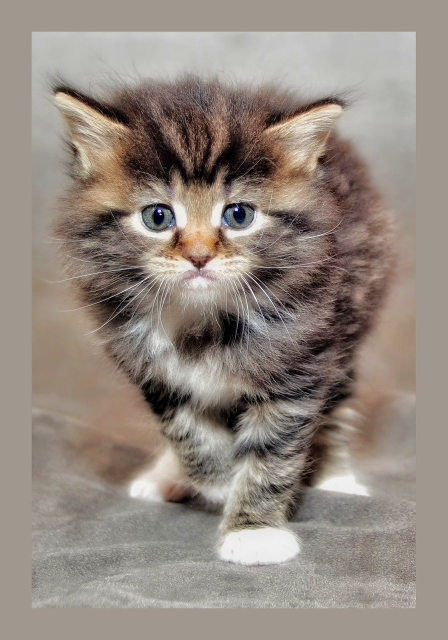
#> input picture lecture-1/ml-lecture-1-P1-SS24/cat.jpg, 895 x 1280 px (shown at 1/2 size)
$ python helper_functions.py
#> lines starting #> are read from the running program, lines starting #| are printed output that depends on the picture; long printed decimals are rounded
import numpy as np
import matplotlib.pyplot as plt
from sklearn import datasets
import time
import random
import math
from plot_functions import visualize_scalar_product_2D, get_angle
import random
from PIL import Image, ImageOps


# [19 lines left out: function generate_random_vector, not called in this run]


def flatten_matrix(x1):
    """
    Transforms a n_1 x n_2 x ... x n_m matrix into a vector of length n_1 * n_2 * ... * n_m
    :param x1: The matrix
    :return: The flattened vector
    """
    x1 = np.resize(x1, (x1.size))
    return x1


# Helper function to define the inner product.
def inner_prod(x1, x2, use_numpy=False):
    """
    Computes the inner product of two vectors
    :param x1: first vector
    :param x2: second vector
    :return: the inner product
    """
    # assert len(x1) == len(x2), "Error, cannot compute the inner product because the vector lengths are not equal" #TBC later if hv time
    p = 0 # TODO: Overwrite this value with your implementation
    if not use_numpy:
        sum = 0
        for i in range(0, len(x1)):
            sum += x1[i]* x2[i]

        p = sum

    else:

        p = np.inner(x1,x2)

    return p


# Helper function to determine the magnitude of a vector
def mag(x, use_numpy=False):
    """
    Computes the magnitude of a vector
    :param x: the vector
    :return: the magnitude of the vector
    """
    m = 0 # TODO: Overwrite this value with your implementation
    if use_numpy is False:
        sum = 0

        for i in range(0, len(x)):
            sum += (x[i])**2

        m = math.sqrt(sum)

    else:

        m = np.linalg.norm(x)

    return m


# Helper function to determine the radius of a set of points
# [94 lines left out: functions get_radius, vector_rotate2D, gen_lin_sep_dataset, normalize_2d, project_2D, plot_inner_product, not called in this run]


def load_image(filename="cat.jpg", scale_to_size=None, grayscale=True):
    image = Image.open(filename)
    if scale_to_size is not None:
        image = image.resize(scale_to_size)
    if grayscale:
        image = ImageOps.grayscale(image)
    data = np.asarray(image, dtype=float)
    return data


def show_image(numpy_image, scale_to_width=200):
    image = Image.fromarray((numpy_image * 255).astype(np.uint8))
    # image = Image.fromarray(numpy_image)
    scale_factor = scale_to_width / image.size[0]
    image = ImageOps.scale(image, scale_factor, resample=Image.BOX)
    image.show()

# [6 lines of commented-out code are left out]


def compute_angle(x1, x2):
    """
    Computes the angle (in degrees) between two vectors.
    :param x1: the first vector
    :param x2: the second vector
    :return: the angle in degrees
    """
    # ang = 45 # TODO: overwrite this value with your implementation
    # <START Your code here>

    x1_x2 = inner_prod(x1,x2)

    ang = math.acos(x1_x2 / (mag(x1) * mag(x2)))

    # <END Your code here>
    return ang

# [14 lines of commented-out code are left out]

x1 = load_image(filename="cat.jpg", scale_to_size=(100, 100))
#> in load_image, image is the input picture: PIL image 895x1280 RGB; mean R, G, B 147.7, 137.2, 128.2
#> in load_image, `image = image.resize(scale_to_size)`:
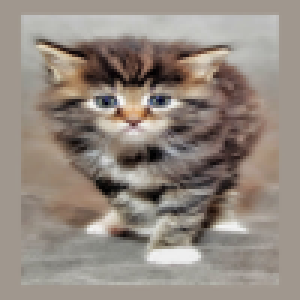
#> image: PIL image 100x100 RGB (shown 3 times larger); mean R, G, B 147.7, 137.2, 128.2
#> in load_image, `image = ImageOps.grayscale(image)`:
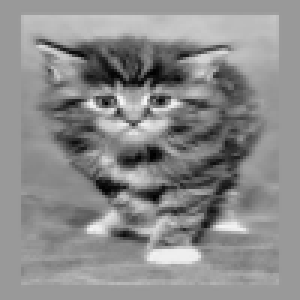
#> image: PIL image 100x100 L (shown 3 times larger); min 0, max 246, mean 139.4
x2 = load_image(filename="dog.jpg", scale_to_size=(100, 100))
#> call 2 of load_image, with filename = 'dog.jpg', scale_to_size = (100, 100), grayscale = True
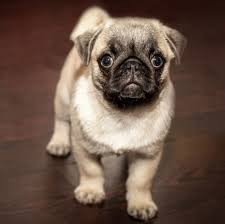
#> input picture lecture-1/ml-lecture-1-P1-SS24/dog.jpg, 225 x 224 px
#> in load_image, image is the input picture: PIL image 225x224 RGB; mean R, G, B 106.2, 84.1, 71.7
#> in load_image (call 2), `image = image.resize(scale_to_size)`:
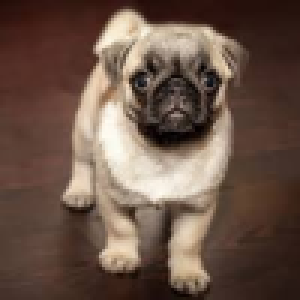
#> image: PIL image 100x100 RGB (shown 3 times larger); mean R, G, B 106.2, 84.1, 71.7
#> in load_image (call 2), `image = ImageOps.grayscale(image)`:
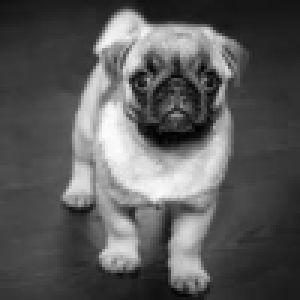
#> image: PIL image 100x100 L (shown 3 times larger); min 1, max 252, mean 89.3
show_image(x1)
#> in show_image, `image = Image.fromarray((numpy_image * 255).astype(np.uint8))`:
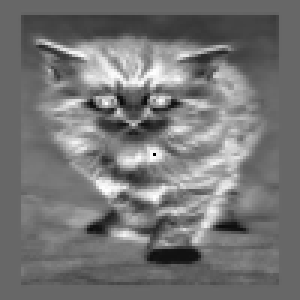
#> image: PIL image 100x100 L (shown 3 times larger); min 0, max 255, mean 116.6
show_image(x2)
#> call 2 of show_image, with scale_to_width = 200
#> in show_image (call 2), `image = Image.fromarray((numpy_image * 255).astype(np.uint8))`:
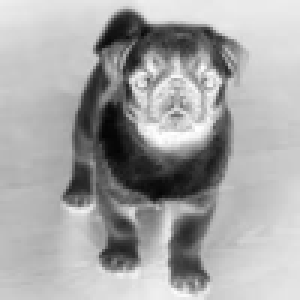
#> image: PIL image 100x100 L (shown 3 times larger); min 4, max 255, mean 166.7

x1f = flatten_matrix(x1)
#> in flatten_matrix, `x1 = np.resize(x1, (x1.size))`: x1 = 10000 values, max 246 at index 3348, min 0 at index 5151, mean 139.4
#> x1f has the same summary as x1 in flatten_matrix
x2f = flatten_matrix(x2)
#> x2f = 10000 values, max 252 at index 5039, min 1 at index 4265, mean 89.3
print('angle', compute_angle(x1f,x2f))
#> the loop in inner_prod, `for i in range(0, len(x1)):` made 10000 passes
#> sum on passes 1 to 3: 2754, 5661, 8721
#> after the loop in inner_prod, `for i in range(0, len(x1)):`: sum = 118497566
#> the loop in mag, `for i in range(0, len(x)):` made 10000 passes
#> sum on passes 1 to 3: 23409, 46818, 70227
#> after the loop in mag, `for i in range(0, len(x)):`: sum = 210480118
#> in mag, `m = math.sqrt(sum)`: m = 14507.9
#> the loop in mag (call 2), `for i in range(0, len(x)):` made 10000 passes
#> sum on passes 1 to 3: 324, 685, 1085
#> in compute_angle, `ang = math.acos(x1_x2 / (mag(x1) * mag(x2)))`: ang = 0.714
#| angle 0.7142
